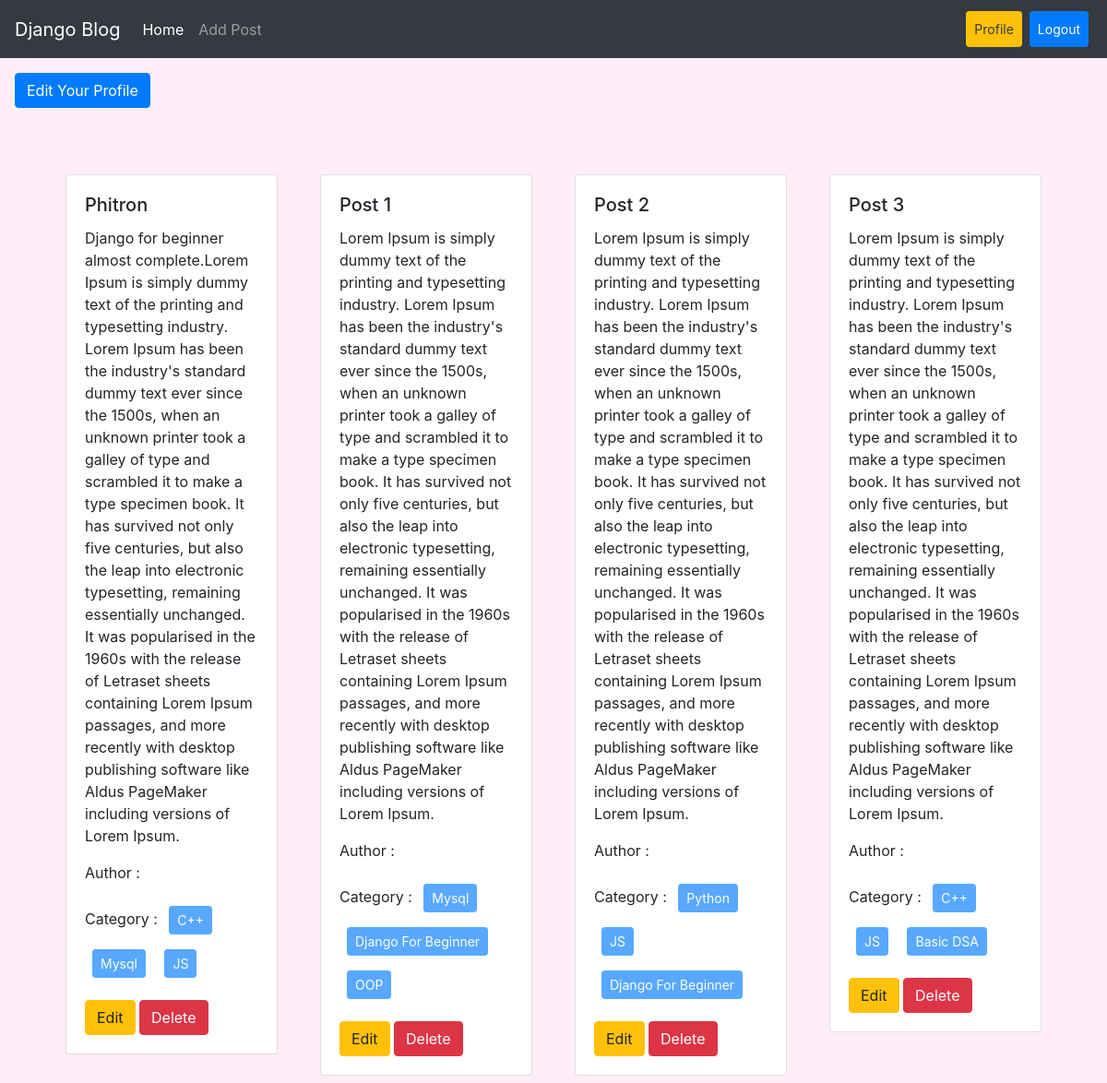
The app's page /author/profile/ (signed in) with its own data.
### posts/models.py (models this page shows, shortened)
class Post (models.Model):
    title = models.CharField(max_length=50)
    content = models.TextField()
    category = models.ManyToManyField(Category)
    author = models.ForeignKey(User,on_delete=models.CASCADE)
    image = models.ImageField(upload_to='posts/media/uploads/',blank=True,null=True)

### categories/models.py (models this page shows, shortened)
class Category(models.Model):
    name = models.CharField(max_length=100)
    slug = models.SlugField(max_length=100,unique=True,null=True,blank=True)

### author/views.py (the view)
# urls.py: path('profile/', views.profile,name='profile'),
@login_required
def profile(request):
    data = Post.objects.filter(author = request.user)
    return render(request,'profile.html',{'data':data})

### author/templates/profile.html
{% extends 'base.html' %} {% load crispy_forms_tags %} {% block content %}
<div>
  <a class="btn btn-primary m-3" href="{% url 'edit_profile' %}">
    Edit Your Profile</a
  >
</div>
<div class="d-flex flex-wrap justify-content-center px-5 pt-5">
  {% for post in data %}
  <div class="col-sm-3">
    <div class="card m-2">
      <div class="card-body">
        <h5 class="card-title">{{post.title}}</h5>
        <p class="card-text">{{post.content}}</p>
        <p>Author : {{post.author.first_name}} {{post.author.last_name}}</p>
        <p>
          Category : {% for cat in post.category.all %}
          <button class="btn btn-primary btn-sm m-2" disabled>
            {{cat.name}}
          </button>
          {% endfor %}
        </p>
        <a href="{% url 'edit_post' post.id %}" class="btn btn-warning">Edit</a>
        <a href="{% url 'delete_post' post.id %}" class="btn btn-danger"
          >Delete</a
        >
      </div>
    </div>
  </div>
  {% endfor %}
</div>
{% endblock %}

### templates/base.html (style rules this page uses)
body { background-color: #ffeef8; }

### records on screen
Post: title "Phitron", content "Django for beginner almost complete.Lorem Ipsum is simply dummy text of the printing and typesetting industry. Lorem Ipsum has been the industry's standard dummy text ever since the 1500s, when an unknown printer took a galley of type and scrambled it to make a type specimen book. It has survived not only five centuries, but also the leap into electronic typesetting, remaining essentially unchanged. It was popularised in the 1960s with the release of Letraset sheets containing Lorem Ipsum passages, and more recently with desktop publishing software like Aldus PageMaker including versions of Lorem Ipsum."
Category: name "C++"
Category: name "Mysql"
Category: name "JS"
Post: title "Post 1", content "Lorem Ipsum is simply dummy text of the printing and typesetting industry. Lorem Ipsum has been the industry's standard dummy text ever since the 1500s, when an unknown printer took a galley of type and scrambled it to make a type specimen book. It has survived not only five centuries, but also the leap into electronic typesetting, remaining essentially unchanged. It was popularised in the 1960s with the release of Letraset sheets containing Lorem Ipsum passages, and more recently with desktop publishing software like Aldus PageMaker including versions of Lorem Ipsum."
Category: name "Django For Beginner"
Category: name "OOP"
Post: title "Post 2", content "Lorem Ipsum is simply dummy text of the printing and typesetting industry. Lorem Ipsum has been the industry's standard dummy text ever since the 1500s, when an unknown printer took a galley of type and scrambled it to make a type specimen book. It has survived not only five centuries, but also the leap into electronic typesetting, remaining essentially unchanged. It was popularised in the 1960s with the release of Letraset sheets containing Lorem Ipsum passages, and more recently with desktop publishing software like Aldus PageMaker including versions of Lorem Ipsum."
Category: name "Python"
Post: title "Post 3", content "Lorem Ipsum is simply dummy text of the printing and typesetting industry. Lorem Ipsum has been the industry's standard dummy text ever since the 1500s, when an unknown printer took a galley of type and scrambled it to make a type specimen book. It has survived not only five centuries, but also the leap into electronic typesetting, remaining essentially unchanged. It was popularised in the 1960s with the release of Letraset sheets containing Lorem Ipsum passages, and more recently with desktop publishing software like Aldus PageMaker including versions of Lorem Ipsum."
Category: name "Basic DSA"
